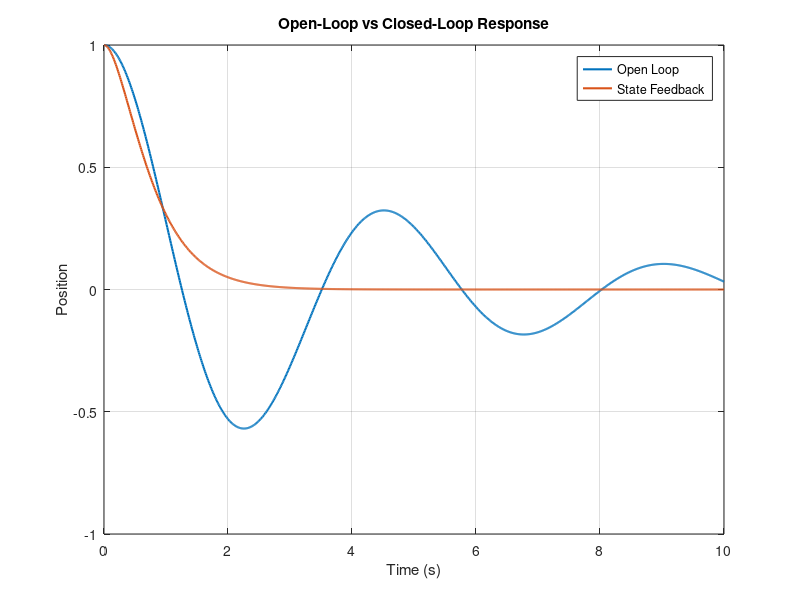

The MATLAB script that drew this image:
%% Open-Loop vs Closed-Loop Comparison
% Dynamic Modelling & Control Portfolio

clear;
clc;
close all;

%% System Model

A = [0 1;
    -2 -0.5];

B = [0;
     1];

C = [1 0];

D = 0;

%% State-Feedback Controller

desired_poles = [-2 -3];

K = place(A, B, desired_poles);

%% Open-Loop System

sys_open = ss(A, B, C, D);

%% Closed-Loop System

A_cl = A - B*K;

sys_closed = ss(A_cl, B, C, D);

%% Simulation

t = 0:0.01:10;

x0 = [1; 0];

[~, t, x_open] = initial(sys_open, x0, t);

[~, ~, x_closed] = initial(sys_closed, x0, t);

%% Compare Position

figure;

plot(t, x_open(:,1), 'LineWidth', 1.5);
hold on;

plot(t, x_closed(:,1), 'LineWidth', 1.5);

grid on;

xlabel('Time (s)');
ylabel('Position');

title('Open-Loop vs Closed-Loop Response');

legend('Open Loop', 'State Feedback');

hold off;
